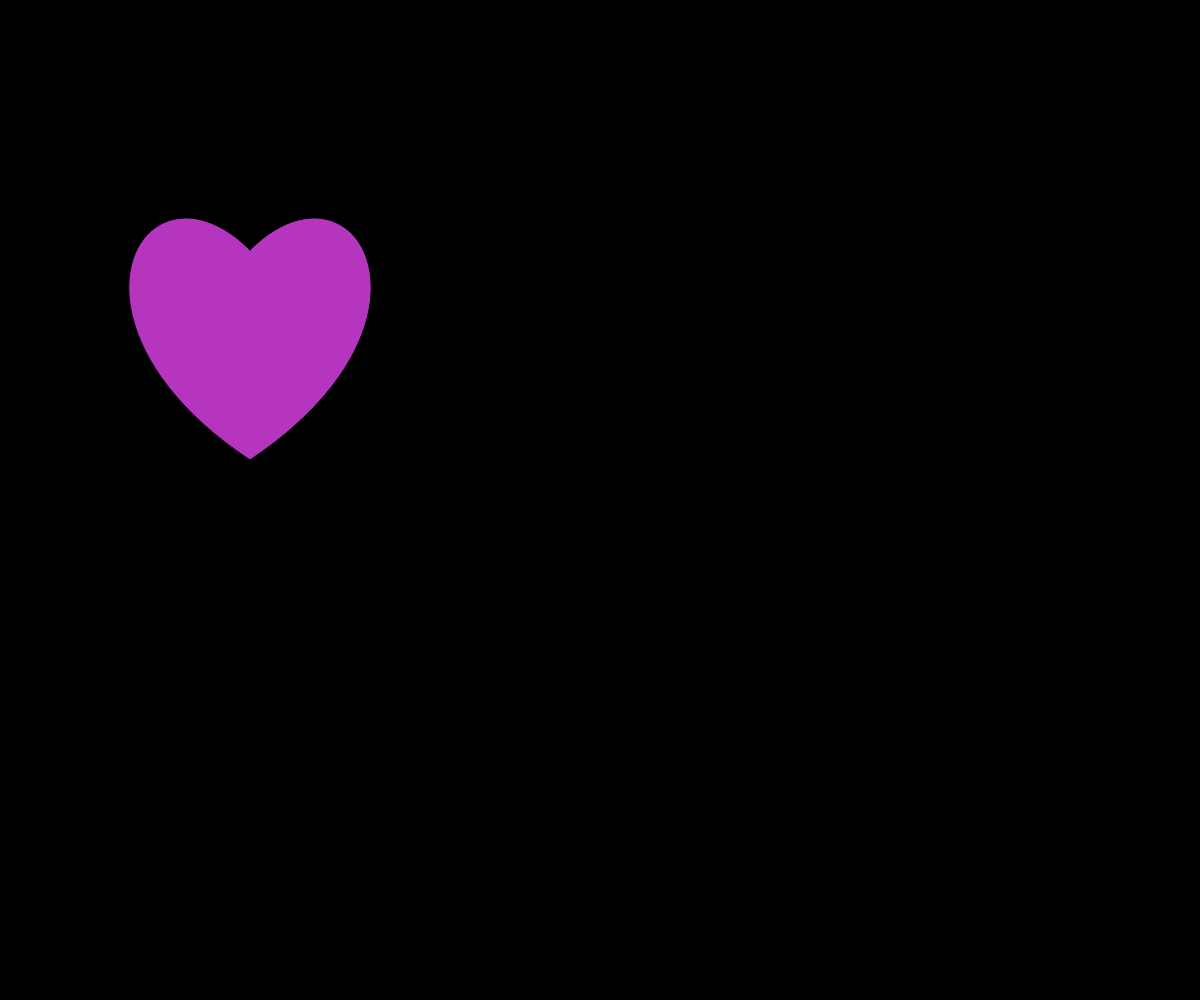
Frame 1 (no input)
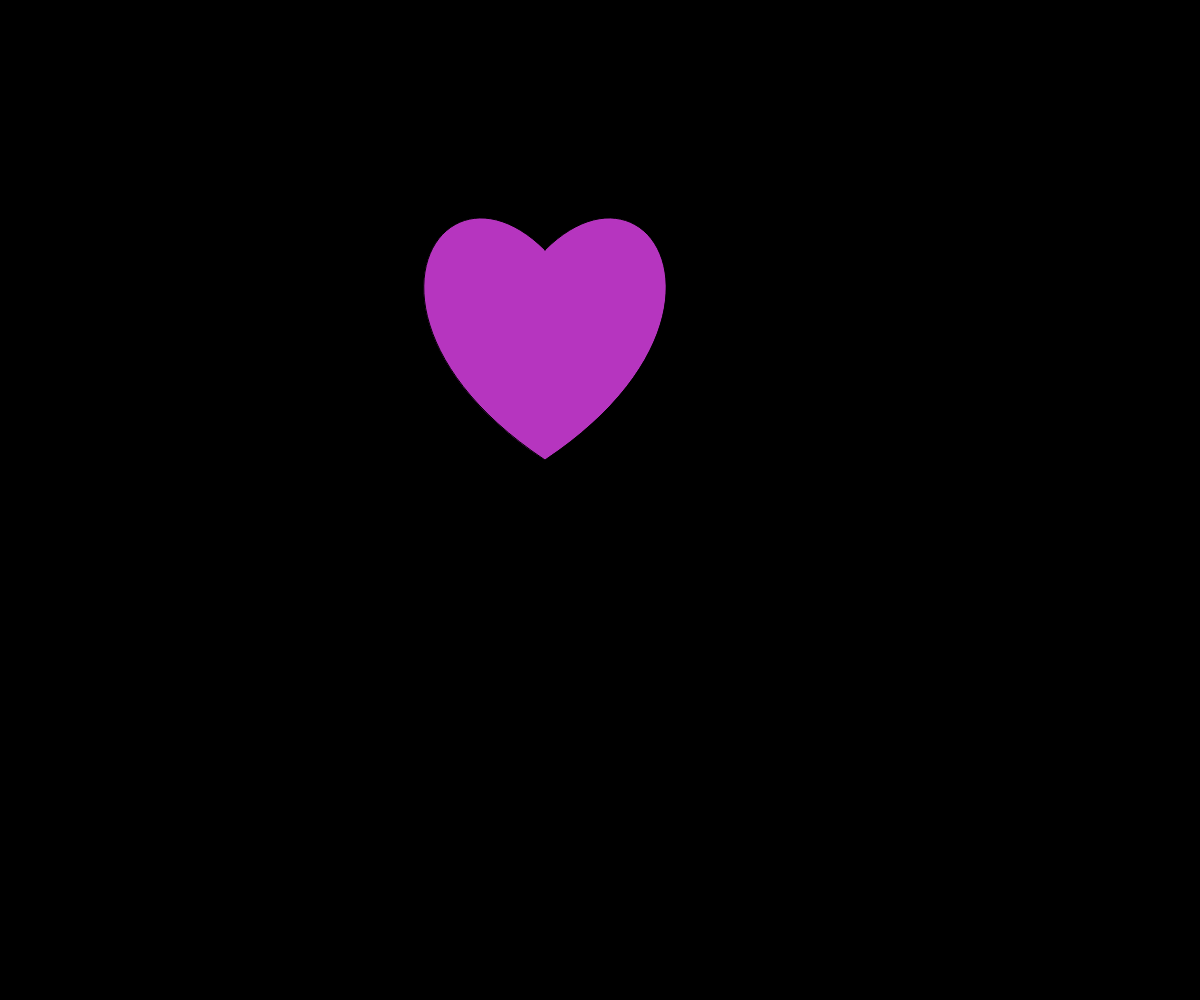
Frame 60 (no input)
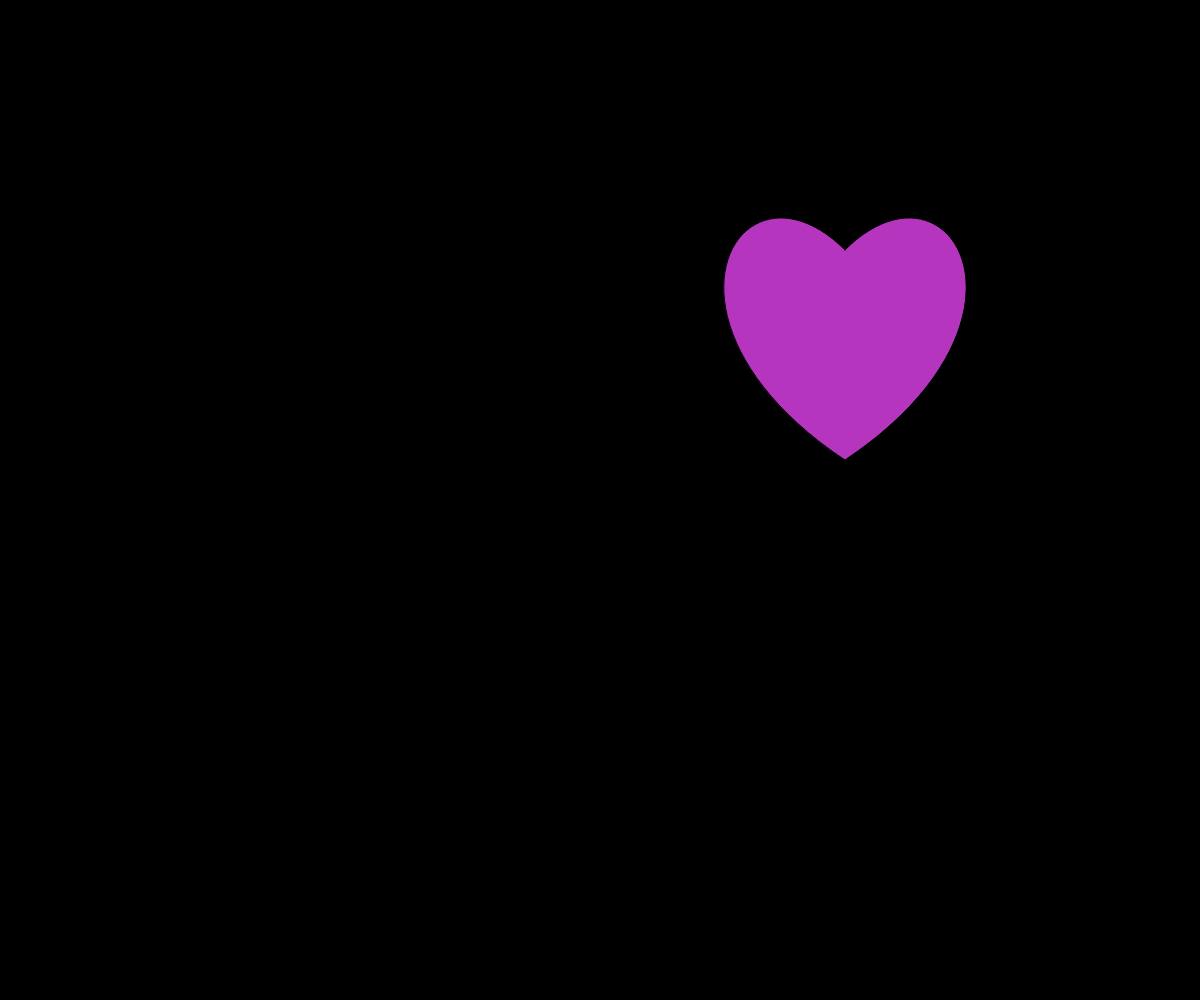
Frame 120 (the mouse pressed at the canvas centre since frame 60)

The p5.js sketch that drew these frames (run headless with seeded random() and noise() and a simulated clock; from frame 60 on, the mouse is pressed at the canvas centre):

// p5.js sketch
// ── sketch.js
//variables//
var heartX = 250;
var xSpeed = 5;    
 
function setup() {
  createCanvas(windowWidth,windowHeight);
 fill(random(0,255),random(0,255),random(0,255));
}
function draw() {
  
 //console.log(random(0,255));
 background(0,0,0);
 heart(heartX,250,210);

 heartX= heartX+ xSpeed;
  if (heartX > width) {
   xSpeed =  - xSpeed;
    fill(random(0,255),random(0,255),random(0,255));
 }
  if (heartX< 0){
     xSpeed =  - xSpeed;
    fill(random(0,255),random(0,255),random(0,255));
  }
  
}
function heart(x, y, size) {
  beginShape();
  vertex(x, y);
  bezierVertex(x - size / 2, y - size / 2, x - size, y + size / 3, x, y + size);
  bezierVertex(x + size, y + size / 3, x + size / 2, y - size / 2, x, y);
  endShape(CLOSE);
}

        
// ── style.css
html, body {
  margin: 0;
  padding: 0;
  height: 100%;
}
canvas {
  display: block;
  width: 100%;
  height: 100%;

  
  
}
